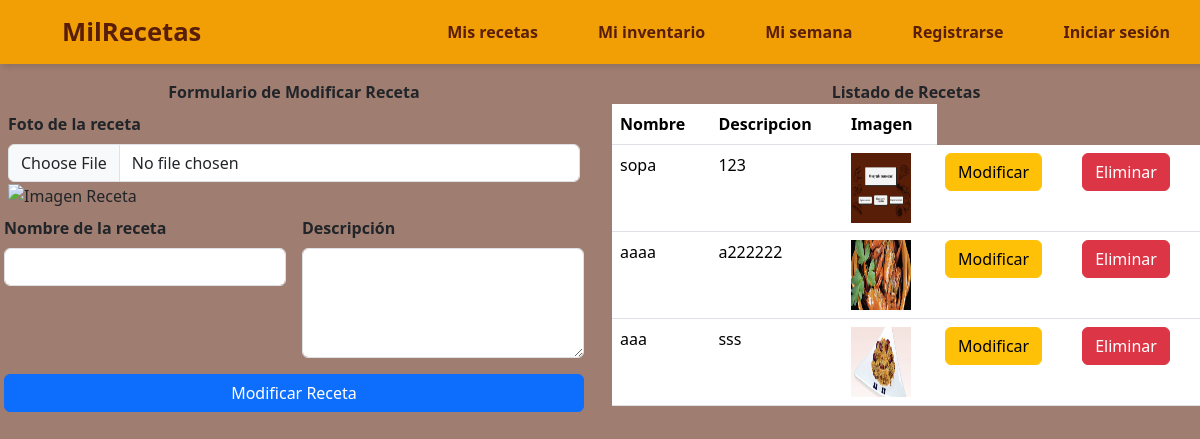
Screenshot of /TP_apps_interactivas-slozano88-rama-2/modificar.php with the database file from the repository.
### tables this page shows
CREATE TABLE `recetas` (
  `id_receta` int(15) NOT NULL,
  `id_usuario` int(15) NOT NULL,
  `nombre` varchar(50) NOT NULL,
  `descripcion` varchar(200) NOT NULL,
  `nombre_img` varchar(250) NOT NULL
);

### TP_apps_interactivas-slozano88-rama-2/modificar.php (the view, shortened to what this page needs)
<?php include("conexion_db.php"); ?>
<!DOCTYPE html>
<html lang="es">
<head>
    <link href="https://cdn.jsdelivr.net/npm/bootstrap@5.3.3/dist/css/bootstrap.min.css" rel="stylesheet">
    <link rel="stylesheet" href="estilos_inicio.css">
    <link rel="stylesheet" href="//cdn.datatables.net/2.1.8/css/dataTables.dataTables.min.css">
</head>
<body>
    <header>
        <nav>
            <ul>
                <li class="marca"><a href="Index.php">MilRecetas</a></li>
                <li class="hideOnMobile"><a href="mis_recetas.php">Mis recetas</a></li>
                <li class="hideOnMobile"><a href="mi_inventario.php">Mi inventario</a></li>
                <li class="hideOnMobile"><a href="#">Mi semana</a></li>
                <li class="hideOnMobile"><a href="registro.php">Registrarse</a></li>
                <?php
                if (isset($_SESSION['id'])) {
                    echo '<li class="hideOnMobile"><a href="logout.php">Cerrar Sesión</a></li>';
                } else {
                    echo '<li><a href="f_login.php">Iniciar sesión</a></li>';
                }
                ?>
            </ul>
        </nav>
    </header>
    <div class="row">
        <div class="col">
            <?php
            $id_receta = $_GET['id'];
            $query = "SELECT * FROM recetas WHERE id_receta = '$id_receta'";
            $resultado = mysqli_query($conex, $query);
            $row = mysqli_fetch_array($resultado);
            ?>
            <div class="card-header text-center"><strong>Formulario de Modificar Receta</strong></div>
            <div class="p-2">
                <form class="row" action="proceso_modificar.php?id=<?php echo $row['id_receta']; ?>" method="POST" enctype="multipart/form-data">
                    <div class="col-p2">
                        <label class="form-label"><strong>Foto de la receta</strong></label>
                        <br>
                        <input type="file" class="form-control" name="foto_receta" value="<?php echo $row['nombre_img']; ?>">
                        <img class="img-fluid" src="img_recetas/<?php echo $row['nombre_img']; ?>" alt="Imagen Receta">
                    </div>
                    <div class="col p-2">
                        <label class="form-label"><strong>Nombre de la receta</strong></label>
                        <input type="text" REQUIRED autocomplete="off" class="form-control" name="nombre_receta" value="<?php echo $row['nombre']; ?>">
                    </div>
                    <div class="col p-2">
                        <label class="form-label"><strong>Descripción</strong></label>
                        <textarea class="form-control" name="descripcion_receta" rows="4"><?php echo $row['descripcion']; ?></textarea>
                    </div>
                    <div class="d-grid gap-2 p-2">
                        <button type="submit" class="btn btn-primary" name="modificar_receta">Modificar Receta</button>
                    </div>
                </form>
            </div>
        </div>
        <div class="col">
            <div class="card-header text-center"><strong>Listado de Recetas</strong></div>
            <table class="table">
                <thead>
                    <tr>
                        <th>Nombre</th>
                        <th>Descripcion</th>
                        <th>Imagen</th>
                    </tr>
                </thead>
                <tbody>
                    <?php
                    $query = "SELECT * FROM recetas";
                    $resultado = mysqli_query($conex, $query);
                    while ($row = mysqli_fetch_array($resultado)) {
                    ?>
                        <tr>
                            <td><?php echo $row['nombre']; ?></td>
                            <td><?php echo $row['descripcion']; ?></td>
                            <td><img height="70px" width="60px" src="img_recetas/<?php echo $row['nombre_img']; ?>"></td>
                            <td><a class="btn btn-warning" href="modificar.php?id=<?php echo $row['id_receta']; ?>">Modificar</a></td>
                            <td><a class="btn btn-danger" href="eliminar.php?id_ingrediente=<?php echo $row['id_receta']; ?>">Eliminar</a></td>
                        </tr>
                    <?php } ?>
                </tbody>
            </table>
        </div>
    </div>
</body>
</html>

### TP_apps_interactivas-slozano88-rama-2/estilos_inicio.css (style rules this page uses)
* { margin: 0; padding: 0; }
body { min-height: 100vh; font-family: 'Segoe UI', Tahoma, Geneva, Verdana, sans-serif; background-color: #591e0893; }
nav { background-color: #F29F05; box-shadow: 3px 3px 5px rgba(0, 0, 0, 0.1); }
nav ul { width: 100%; list-style: none; display: flex; justify-content: flex-end; align-items: center; }
nav li { height: 8vh; }
nav a { height: 100%; padding: 0 30px; text-decoration: none; display: flex; align-items: center; color: #591E08; font-weight: 700; }
.marca { font-size: 1.6em; }
nav li:first-child { margin-right: auto; }

### rows the page displays
recetas: nombre "sopa", descripcion "123", nombre_img (picture)
recetas: nombre "aaaa", descripcion "a222222", nombre_img (picture)
recetas: nombre "aaa", descripcion "sss", nombre_img (picture)
